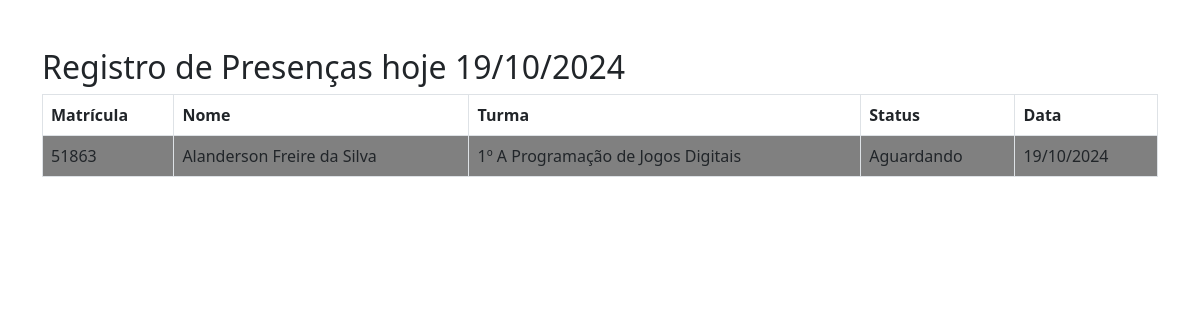
The app's page /entrada/faltasdiarias.php?matricula=51863 with its own data.
### tables this page shows
CREATE TABLE `alunosnovos2024` (
  `id` int(11) NOT NULL,
  `matricula` varchar(50) NOT NULL,
  `nome` varchar(50) NOT NULL,
  `turma` varchar(50) NOT NULL
);

### entrada/faltasdiarias.php (the view, shortened to what this page needs)
<?php
include_once "../conexao/conexao.php";
$timeZone = new \DateTimeZone('America/Sao_Paulo');
$dataAtual = new \DateTime();
$dataAtual->setTimezone($timeZone);
$data_hoje = $dataAtual->format('d/m/Y');
$matricula_pesquisa = isset($_GET['matricula']) ? $_GET['matricula'] : '';
$sql_alunos = "SELECT matricula, nome, turma FROM alunosnovos2024 WHERE 1=1";
if (!empty($matricula_pesquisa)) {
    $sql_alunos .= " AND matricula LIKE '%$matricula_pesquisa%'";
}
$result_alunos = mysqli_query($conn, $sql_alunos);
if (mysqli_num_rows($result_alunos) > 0) {
    $alunos_comparados = [];
    while ($aluno = mysqli_fetch_assoc($result_alunos)) {
        $matricula = $aluno['matricula'];
        $nome = $aluno['nome'];
        $turma = $aluno['turma'];
        $status = 'Aguardando';
        $classStatus = 'aguardando';
        $alunos_comparados[] = [
            'matricula' => $matricula,
            'nome' => $nome,
            'turma' => $turma,
            'status' => $status,
            'data' => $data_hoje,
            'classStatus' => $classStatus
        ];
    }
    ?>
    <!DOCTYPE html>
    <html lang="pt-BR">
    <head>
        <link rel="stylesheet" href="../css/bootstrap.min.css">
    </head>
    <body>
        <div class="container mt-5">
            <h2>Registro de Presenças hoje <?php echo $data_hoje?></h2>
            <table class="table table-bordered">
                <thead>
                    <tr>
                        <th>Matrícula</th>
                        <th>Nome</th>
                        <th>Turma</th>
                        <th>Status</th>
                        <th>Data</th>
                    </tr>
                </thead>
                <tbody>
                    <?php foreach ($alunos_comparados as $aluno): ?>
                        <tr class="<?php echo $aluno['classStatus']; ?>">
                            <td><?php echo $aluno['matricula']; ?></td>
                            <td><?php echo $aluno['nome']; ?></td>
                            <td><?php echo $aluno['turma']; ?></td>
                            <td><?php echo $aluno['status']; ?></td>
                            <td><?php echo $aluno['data']; ?></td>
                        </tr>
                    <?php endforeach; ?>
                </tbody>
            </table>
        </div>
    </body>
    </html>
    <?php
} else {
    echo "Nenhum aluno encontrado.";
}
?>

### entrada/faltasdiarias.php (style rules this page uses)
.aguardando { background-color: #808080; }

### records on screen
alunosnovos2024: matricula "51863", nome "Alanderson Freire da Silva", turma "1º A Programação de Jogos Digitais", status "Aguardando", data "19/10/2024"
